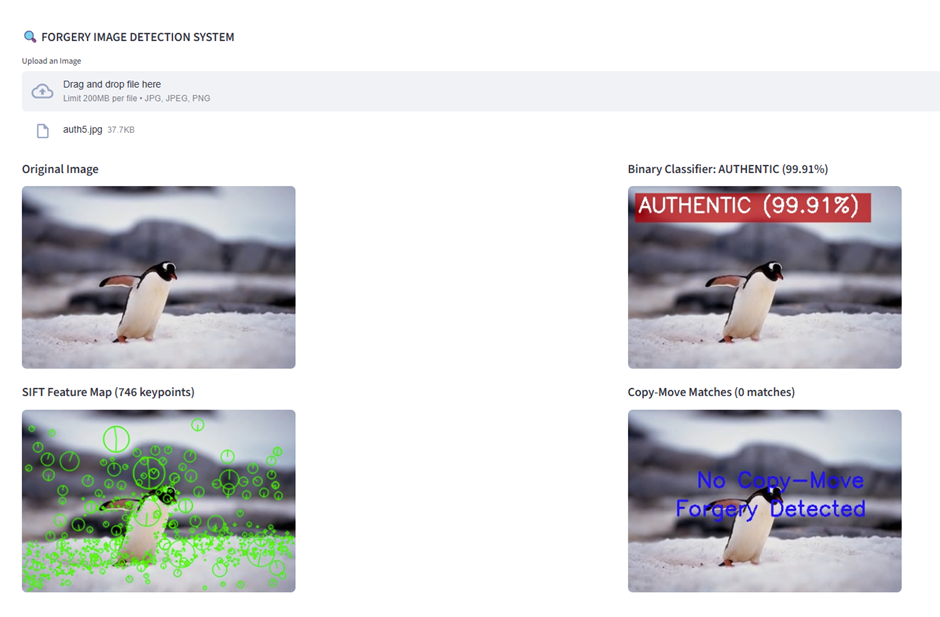
#> input picture images/authentic.png, 940 x 617 px
$ python -i copy_move_detector.py   (imports and definitions only)
#> lines starting #> are read from the running program, lines starting #| are printed output that depends on the picture
import cv2
import imutils
import numpy as np
import matplotlib.pyplot as plt
from scipy.cluster import hierarchy
from scipy.spatial.distance import pdist
from collections import Counter
import os


def readImage(image_name):
    return cv2.imread(str(image_name))


def showImage(image):
    image = imutils.resize(image, width=600)
    cv2.imshow('image', image)
    cv2.waitKey(0)
    cv2.destroyAllWindows()


def featureExtraction(image):
    gray_img = cv2.cvtColor(image, cv2.COLOR_BGR2GRAY)
    sift = cv2.SIFT_create()
    kp, desc = sift.detectAndCompute(gray_img, None)
    return kp, desc


def featureMatching(keypoints, descriptors):
    norm = cv2.NORM_L2
    k = 10
    bf_matcher = cv2.BFMatcher(norm)
    matches = bf_matcher.knnMatch(descriptors, descriptors, k)

    ratio = 0.5
    good_matches_1, good_matches_2 = [], []

    for match in matches:
        k = 1
        while match[k].distance < ratio * match[k + 1].distance:
            k += 1
        for i in range(1, k):
            if pdist(np.array([keypoints[match[i].queryIdx].pt,
                                keypoints[match[i].trainIdx].pt]), "euclidean") > 10:
                good_matches_1.append(keypoints[match[i].queryIdx])
                good_matches_2.append(keypoints[match[i].trainIdx])

    points_1 = [m.pt for m in good_matches_1]
    points_2 = [m.pt for m in good_matches_2]

    if len(points_1) > 0:
        pts = np.hstack((points_1, points_2))
        unique_pts = np.unique(pts, axis=0)
        return np.float32(unique_pts[:, 0:2]), np.float32(unique_pts[:, 2:4])

    return None, None


def filterOutliers(cluster, points):
    cluster_count = Counter(cluster)
    remove = [c for c in cluster_count if cluster_count[c] <= 1]

    mask = np.array([c not in remove for c in cluster])
    cluster = cluster[mask]
    points = points[mask]

    return cluster, points


def hierarchicalClustering(points_1, points_2, metric, threshold):
    points = np.vstack((points_1, points_2))
    dist_matrix = pdist(points, metric='euclidean')
    Z = hierarchy.linkage(dist_matrix, metric)

    cluster = hierarchy.fcluster(Z, t=threshold, criterion='inconsistent', depth=4)
    cluster, points = filterOutliers(cluster, points)

    n = int(points.shape[0] / 2)
    return cluster, points[:n], points[n:]


def plotImage(img, p1, p2, C, save_path):
     # Create figure explicitly and don't show it
    fig = plt.figure(figsize=(12, 9))
    # plt.tight_layout(pad=2.0)
    plt.imshow(img)
    plt.axis('off')

    colors = C[:len(p1)]
    plt.scatter(p1[:, 0], p1[:, 1], c=colors, s=10)

    for (x1, y1), (x2, y2) in zip(p1, p2):
        plt.plot([x1, x2], [y1, y2], 'yellow','c', linestyle=":", linewidth=0.6)

    plt.savefig(save_path, bbox_inches='tight', pad_inches=0, dpi=250)
    plt.close(fig)  # Close the figure instead of clf()


def detect_copy_move(image_path, output_dir="final_results"):
    os.makedirs(output_dir, exist_ok=True)

    image = readImage(image_path)
#> in readImage, returned value is the input picture: shape (617, 940, 3); mean B, G, R 217.7, 215.7, 215.4
    kp, desc = featureExtraction(image)
#> in featureExtraction, `gray_img = cv2.cvtColor(image, cv2.COLOR_BGR2GRAY)`:
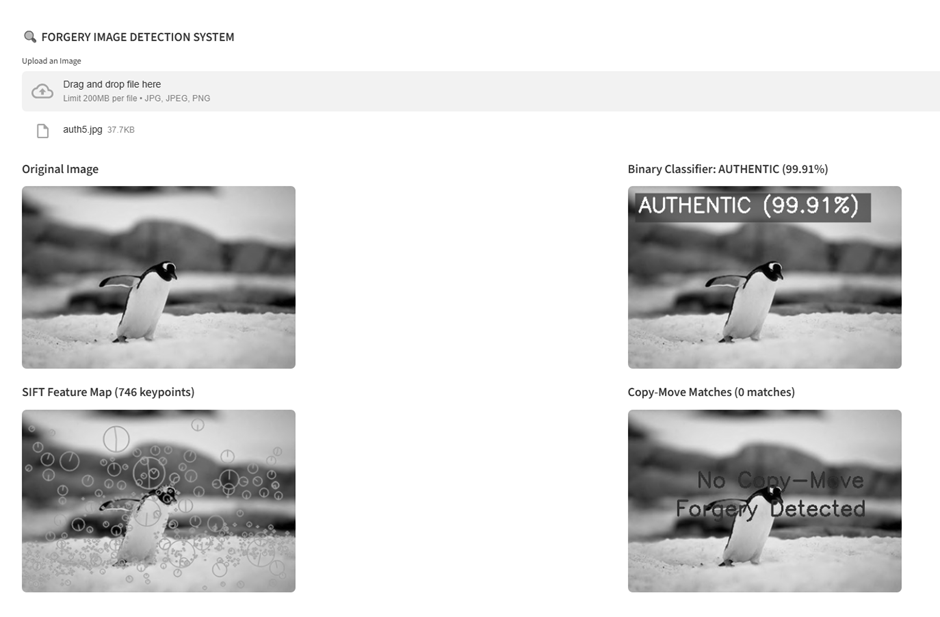
#> gray_img: shape (617, 940); min 0, max 255, mean 215.9
#> in featureExtraction, `kp, desc = sift.detectAndCompute(gray_img, None)`: kp = 1232 keypoints; strongest (x, y, size): (165, 266, 3.2), (771, 266, 3.2), (771, 490, 2.8), (640, 211, 1.9)
    p1, p2 = featureMatching(kp, desc)
#> in featureMatching, `matches = bf_matcher.knnMatch(descriptors, descriptors, k)`: matches = 1232 matches
#> after the loop in featureMatching, `for match in matches:`: good_matches_1 = 206 keypoints; strongest (x, y, size): (165, 266, 3.2), (771, 266, 3.2), (765, 390, 1.9), (705, 390, 1.8); good_matches_2 has the same summary as good_matches_1
#> in featureMatching, `points_1 = [m.pt for m in good_matches_1]`: points_1 = 206 pairs, first value 34.71 to 899.9, second value 35.82 to 590
#> in featureMatching, `points_2 = [m.pt for m in good_matches_2]`: points_2 = 206 pairs, first value 33.57 to 899.9, second value 35.82 to 590
#> in featureMatching, `pts = np.hstack((points_1, points_2))`: pts = 206 rows, first 6: [34.71, 273.1, 35.04, 496.4], [34.71, 273.1, 640.7, 496.9], [35.04, 496.4, 34.71, 273.1], [35.04, 496.4, 640.7, 496.9], [47.51, 244, 48.14, 469.6], [48, 251.5, 654.2, 475.2]
#> in featureMatching, `unique_pts = np.unique(pts, axis=0)`: unique_pts = 188 rows, first 6: [34.71, 273.1, 35.04, 496.4], [34.71, 273.1, 640.7, 496.9], [35.04, 496.4, 34.71, 273.1], [35.04, 496.4, 640.7, 496.9], [47.51, 244, 48.14, 469.6], [48, 251.5, 654.2, 475.2]
#> p1 = 188 pairs, first value 34.71 to 899.9, second value 35.82 to 590; p2 = 188 pairs, first value 33.57 to 899.9, second value 35.82 to 590

    if p1 is None:
        return False

    clusters, p1c, p2c = hierarchicalClustering(p1, p2, 'ward', 1.5)
#> in hierarchicalClustering, `points = np.vstack((points_1, points_2))`: points = 376 pairs, first value 33.57 to 899.9, second value 35.82 to 590
#> in hierarchicalClustering, `Z = hierarchy.linkage(dist_matrix, metric)`: Z = 375 rows, first 6: [0, 1, 0, 2], [190, 376, 0, 3], [2, 3, 0, 2], [188, 378, 0, 3], [5, 6, 0, 2], [274, 380, 0, 3]
#> in hierarchicalClustering, `cluster = hierarchy.fcluster(Z, t=threshold, criterion='inconsistent',..`: cluster = 376 values, max 109 at index 110, min 1 at index 51, mean 55.42
#> in filterOutliers, `cluster_count = Counter(cluster)`: cluster_count = 109 items
#> in filterOutliers, `remove = [c for c in cluster_count if cluster_count[c] <= 1]`: remove = [8, 17]
#> in filterOutliers, `cluster = cluster[mask]`: cluster = 374 values, max 109 at index 110, min 1 at index 51, mean 55.65
#> in filterOutliers, `points = points[mask]`: points = 374 pairs, first value 33.57 to 899.9, second value 35.82 to 590
#> clusters has the same summary as cluster in filterOutliers; p1c = 187 pairs, first value 34.71 to 899.9, second value 35.82 to 590; p2c = 187 pairs, first value 33.57 to 899.9, second value 35.82 to 590

    if len(clusters) == 0:
        return False

    img_rgb = cv2.cvtColor(image, cv2.COLOR_BGR2RGB)

    out_path = os.path.join(output_dir, os.path.basename(image_path).split('.')[0] + "_copymove.png")
    plotImage(img_rgb, p1c, p2c, clusters, out_path)
#> in plotImage, `colors = C[:len(p1)]`: colors = 187 values, max 109 at index 110, min 1 at index 51, mean 55.42
#> the loop in plotImage, `for (x1, y1), (x2, y2) in zip(p1, p2):` made 187 passes
#> (x1, y1, x2, y2) on passes 1 to 3: (34.71, 273.1, 899.9, 312.3), (34.71, 273.1, 35.04, 496.4), (35.04, 496.4, 640.7, 496.9)
#> in plotImage, `plt.savefig(save_path, bbox_inches='tight', pad_inches=0, dpi=250)`:
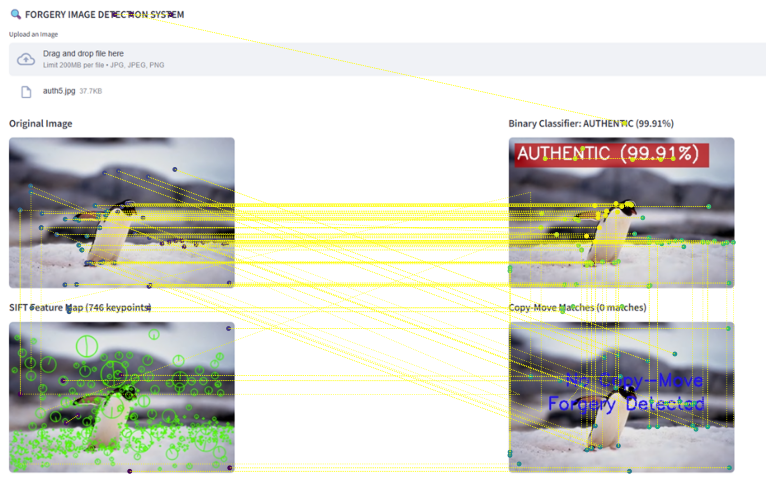
#> figure drawn by matplotlib, 1 panel

    return True, out_path

>>> result = detect_copy_move('images/authentic.png')
